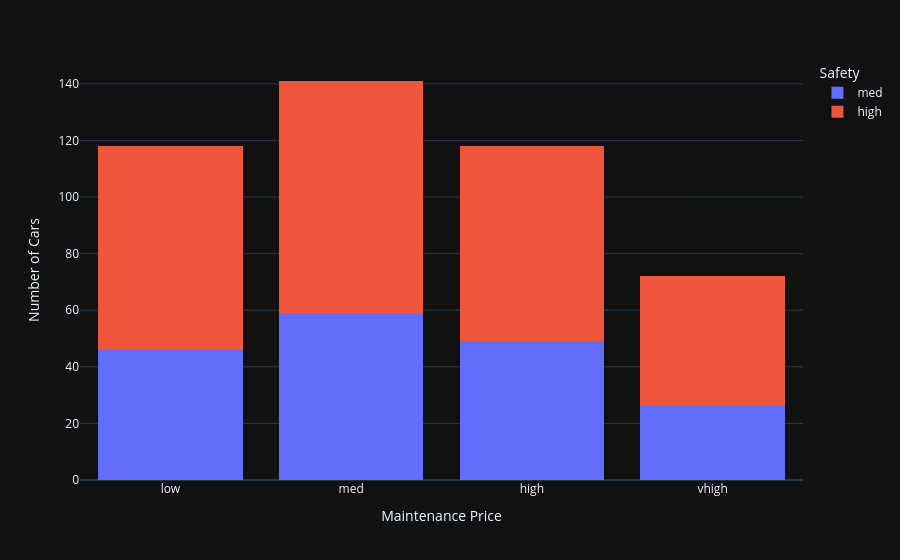

This figure's notebook cell:
### Markdown cell above
## 7. Using Plotly, and from the cars that were only sold, visualize the relationship between car safety and maintenance price.

### Code cell
safety_order = ["med", "high"]
fig = px.histogram(df[df['Buy'] == "yes"],
                   x="MaintenancePrice",
                   color="Safety",
                   barmode="stack",
                   category_orders=({"MaintenancePrice": price_order, "Safety": safety_order}),
                   labels={"MaintenancePrice": "Maintenance Price"})
fig.update_layout(yaxis_title="Number of Cars")
fig.show()

### Figure 1 — Plotly figure (JSON) as saved in the notebook; plotly's stock layout.template omitted (floating-point values rounded to 4 significant figures; data arrays with more than 128 entries replaced by an {"elided": "..."} marker saying what was removed)
{"data": [{"bingroup": "x", "hovertemplate": "Safety=med<br>Maintenance Price=%{x}<br>count=%{y}<extra></extra>", "legendgroup": "med", "marker": {"color": "#636efa", "pattern": {"shape": ""}}, "name": "med", "orientation": "v", "showlegend": true, "x": {"elided": "180 str values"}, "xaxis": "x", "yaxis": "y", "type": "histogram"}, {"bingroup": "x", "hovertemplate": "Safety=high<br>Maintenance Price=%{x}<br>count=%{y}<extra></extra>", "legendgroup": "high", "marker": {"color": "#EF553B", "pattern": {"shape": ""}}, "name": "high", "orientation": "v", "showlegend": true, "x": {"elided": "269 str values"}, "xaxis": "x", "yaxis": "y", "type": "histogram"}], "layout": {"xaxis": {"anchor": "y", "domain": [0.0, 1.0], "title": {"text": "Maintenance Price"}, "categoryorder": "array", "categoryarray": ["low", "med", "high", "vhigh"]}, "yaxis": {"anchor": "x", "domain": [0.0, 1.0], "title": {"text": "Number of Cars"}}, "legend": {"title": {"text": "Safety"}, "tracegroupgap": 0}, "margin": {"t": 60}, "barmode": "stack"}}
